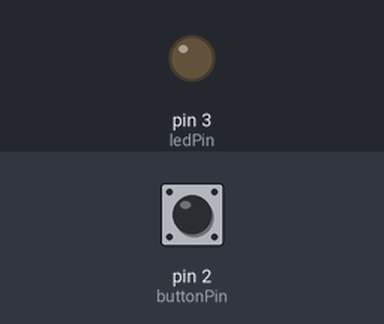
The sketch below on a simulated Arduino Uno, built with avr-gcc and run on an emulated ATmega328P. On the bench: output pins drawn as LEDs (lit = HIGH). Dashed ring = blinking. Inputs (shaded band) come from the test bench; at power-on: pin 2 (buttonPin) LOW.

Above: at 1.2 s.
1.3 s: pin 2 (buttonPin) pulled HIGH for 0.15 s
At 2.1 s:
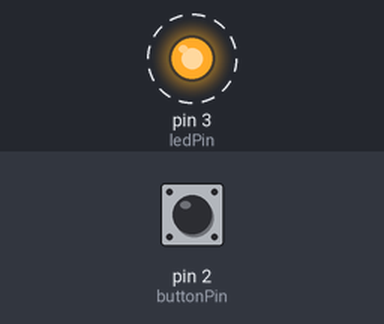
Timing chart, 0 to 10.4 s (numbered marks = the images above; inputs shaded):
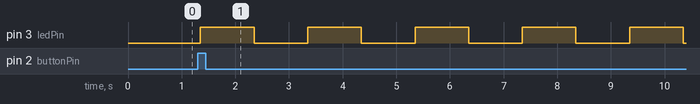

The sketch:

buttonchanges_.ino
```cpp
// Define component pins according to the assignment
const int buttonPin = 2; // Push button connected to D2
const int ledPin = 3;    // LED light connected to D3

// Variable to store the current lighting mode (0=Steady, 1=Slow, 2=Medium, 3=Fast)
int mode = 0;

// Variables for button state detection
int buttonState = 0;
int lastButtonState = 0;

// Variables for non-blocking blink timing using millis()
unsigned long previousMillis = 0;
int ledState = LOW; // For Common Anode RGB LED module: LOW = ON, HIGH = OFF

void setup() {
  pinMode(ledPin, OUTPUT);
  pinMode(buttonPin, INPUT);

  // Initial state: Steady lighting when powered on
  digitalWrite(ledPin, LOW);
}

void loop() {
  // 1. Read the push button state
  buttonState = digitalRead(buttonPin);

  // Detect a new button press (state change from unpressed to pressed)
  if (buttonState != lastButtonState) {
    if (buttonState == HIGH) { // Change HIGH to LOW if your button module is Active-Low
      mode++;                  // Advance to the next mode
      if (mode > 3) {
        mode = 0;              // 4th press resets back to Mode 0 (Steady lighting)
      }
    }
    delay(50); // Short debounce delay to prevent false triggers
  }
  lastButtonState = buttonState;

  // 2. Control LED behavior based on the current mode
  unsigned long currentMillis = millis();

  if (mode == 0) {
    // Initial state / 4th press: Steady lighting
    digitalWrite(ledPin, LOW);
  }
  else if (mode == 1) {
    // 1st press: Slow blink (every 1000ms / 1 second)
    blinkLED(currentMillis, 1000);
  }
  else if (mode == 2) {
    // 2nd press: Medium blink (every 500ms / 0.5 seconds)
    blinkLED(currentMillis, 500);
  }
  else if (mode == 3) {
    // 3rd press: Fast blink (every 150ms / 0.15 seconds)
    blinkLED(currentMillis, 150);
  }
}

// Helper function to toggle the LED at a specific interval
void blinkLED(unsigned long currentMillis, long interval) {
  if (currentMillis - previousMillis >= interval) {
    previousMillis = currentMillis;
    // Toggle LED state
    if (ledState == LOW) {
      ledState = HIGH;
    } else {
      ledState = LOW;
    }
    digitalWrite(ledPin, ledState);
  }
}
```

Measured:
- after the input at 1.3 s, pin 3 (ledPin): alternates HIGH for 1.0 s and LOW for 1.0 s, starting after 0.05 s
